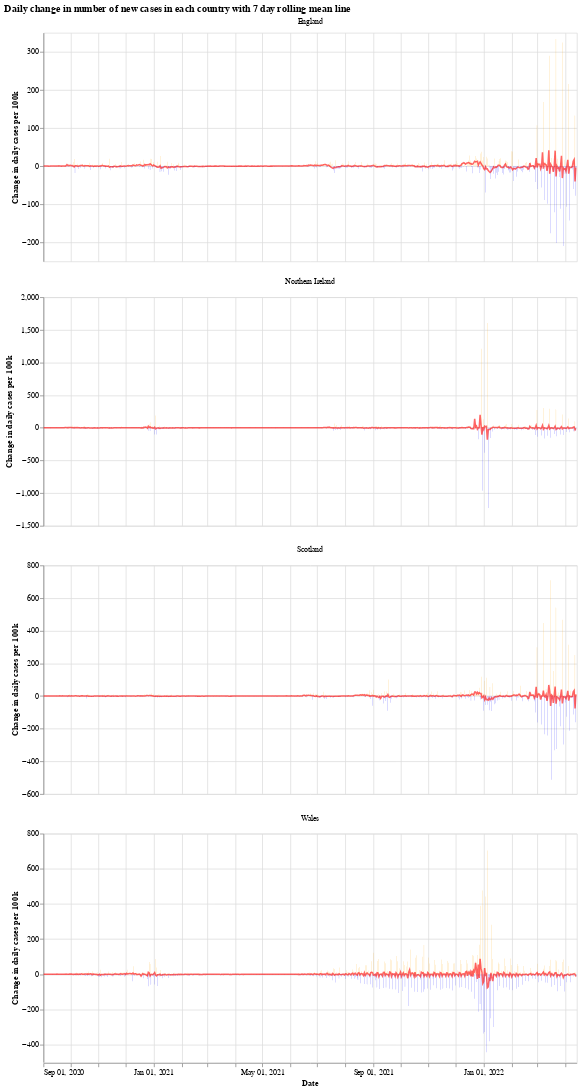

Notebook code cell kept with this figure:
### Markdown cell above
We will use the Python library `Altair` for visualising the data, see the [altair docs](https://altair-viz.github.io/) for more information.

First we have a graph which shows the daily change in the number of new cases for each country. This number jumps up and down all over the place, which is likely due to delay in reporting of new cases over the weekend. Another interesting thing is that it looks like the daily cases in Wales experienced a much shorter period of calm over the summer (calm in the sense of daily cases not jumping up and down).

The orange bars are days when the number of new cases (per 100k population) was more than the previous day, while the blue are days when the number of new cases dropped. The red line is the 7 day moving average. 

When the moving average line is below 0, it means that there is a consistent drop in new cases. We can see this clearly happening around the times that lockdowns were introduced (though, to varying degrees). I will update the graphs soon with a marker of when each lockdown started.

### Code cell
# collapse
import altair as alt

bars = alt.Chart(uk_cases).mark_bar().encode(
    x=alt.X("yearmonthdate(date):T", axis=alt.Axis(title='Date')),
    y=alt.Y("casesChangeRate:Q", axis=alt.Axis(title='Change in daily cases per 100k')),
    tooltip='casesChange',
    color=alt.condition(
        alt.datum.casesChangeRate > 0,
        alt.value("orange"),  # The positive color
        alt.value("blue")  # The negative color
    )
).properties(title='Daily change in number of new cases with 7 day rolling mean',width=700).interactive()

line = alt.Chart(uk_cases).mark_line(
    color='red',
    size=2,
    opacity=0.6
).transform_window(
    rolling_mean='mean(casesChangeRate)',
    frame=[0, 7],
    groupby=['areaName']
).encode(
    x='yearmonthdate(date):T',
    y='rolling_mean:Q'
)

alt.layer(bars, line, data=uk_cases).facet(alt.Column(
    'areaName', title=''), columns=1).resolve_scale(y='independent').properties(title='Daily change in number of new cases in each country with 7 day rolling mean line')

### Figure 1 — Vega-Lite specification as saved in the notebook (floating-point values rounded to 4 significant figures; data arrays with more than 128 entries replaced by an {"elided": "..."} marker saying what was removed)
{"config": {"view": {"continuousWidth": 400, "continuousHeight": 300}}, "data": {"name": "data-25decb449d40deea2161afe47fc298ea"}, "facet": {"type": "nominal", "field": "areaName", "title": ""}, "spec": {"layer": [{"mark": "bar", "encoding": {"color": {"condition": {"value": "orange", "test": "(datum.casesChangeRate > 0)"}, "value": "blue"}, "tooltip": {"type": "quantitative", "field": "casesChange"}, "x": {"type": "temporal", "axis": {"title": "Date"}, "field": "date", "timeUnit": "yearmonthdate"}, "y": {"type": "quantitative", "axis": {"title": "Change in daily cases per 100k"}, "field": "casesChangeRate"}}, "selection": {"selector001": {"type": "interval", "bind": "scales", "encodings": ["x", "y"]}}, "title": "Daily change in number of new cases with 7 day rolling mean", "width": 700}, {"mark": {"type": "line", "color": "red", "opacity": 0.6, "size": 2}, "encoding": {"x": {"type": "temporal", "field": "date", "timeUnit": "yearmonthdate"}, "y": {"type": "quantitative", "field": "rolling_mean"}}, "transform": [{"window": [{"op": "mean", "field": "casesChangeRate", "as": "rolling_mean"}], "frame": [0, 7], "groupby": ["areaName"]}]}]}, "columns": 1, "resolve": {"scale": {"y": "independent"}}, "title": "Daily change in number of new cases in each country with 7 day rolling mean line", "$schema": "https://vega.github.io/schema/vega-lite/v4.8.1.json", "datasets": {"data-25decb449d40deea2161afe47fc298ea": {"elided": "2360 records"}}}
